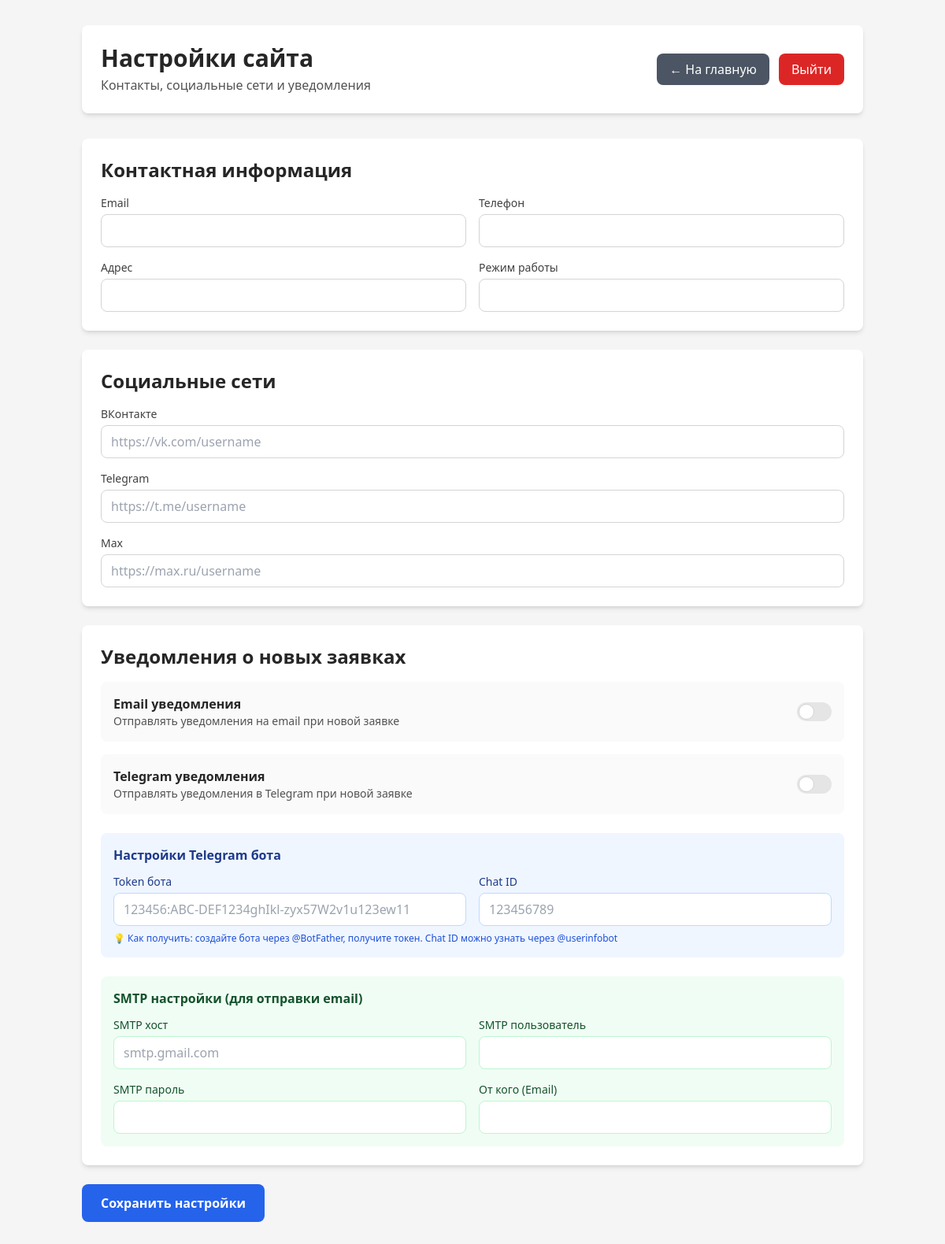
The page /admin/settings.php (signed in) on the database as committed earlier.
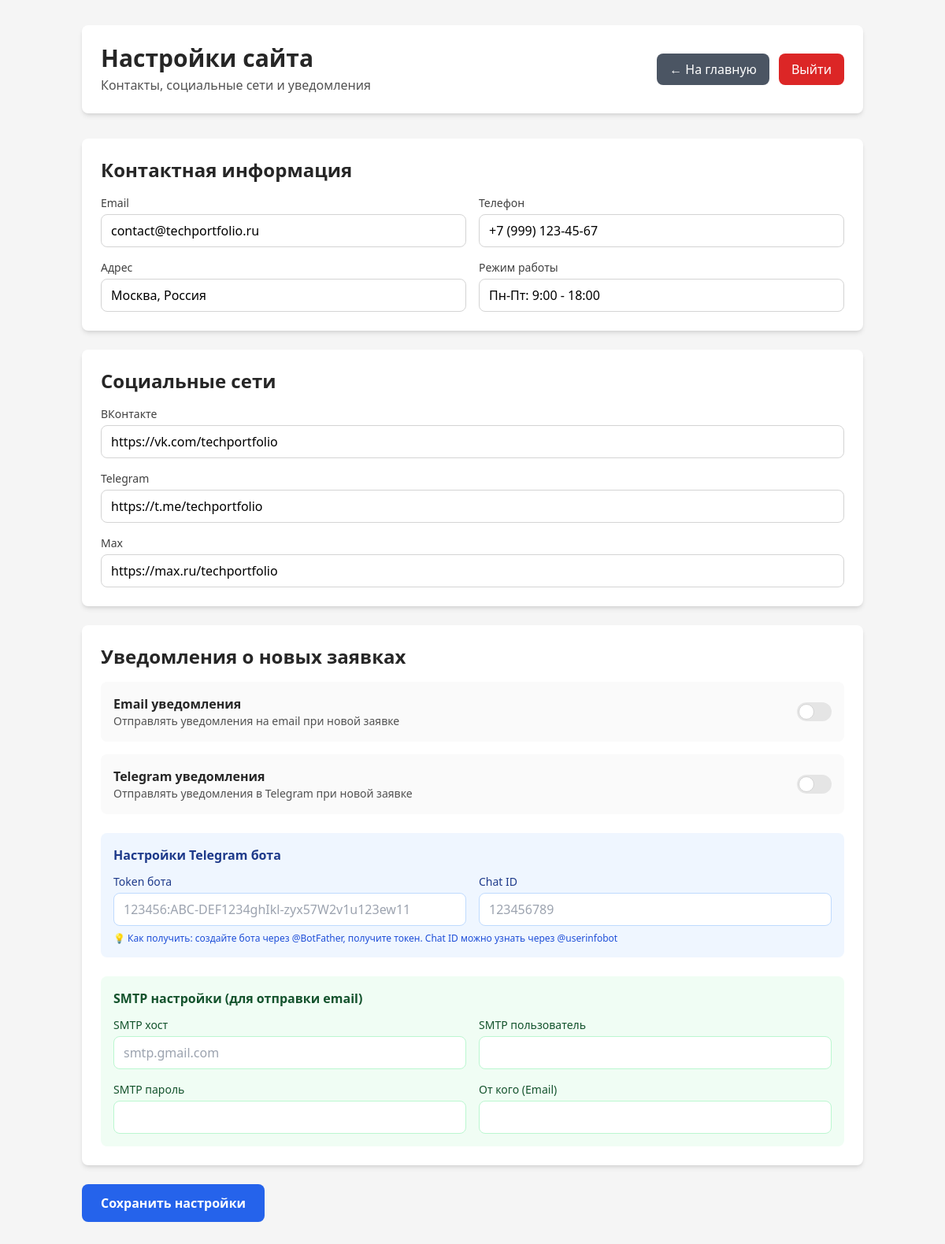
The same page on the database as committed later.
### tables this page shows
CREATE TABLE IF NOT EXISTS site_settings (
    id INT PRIMARY KEY DEFAULT 1,
    email VARCHAR(255),
    phone VARCHAR(50),
    address VARCHAR(255),
    work_hours VARCHAR(100),
    vk_url VARCHAR(255),
    telegram_url VARCHAR(255),
    max_url VARCHAR(255),
    enable_email_notify BOOLEAN DEFAULT FALSE,
    enable_telegram_notify BOOLEAN DEFAULT FALSE,
    telegram_bot_token VARCHAR(255),
    telegram_chat_id VARCHAR(100),
    smtp_host VARCHAR(255),
    smtp_user VARCHAR(255),
    smtp_pass VARCHAR(255),
    smtp_from VARCHAR(255),
    created_at DATETIME DEFAULT CURRENT_TIMESTAMP,
    updated_at DATETIME DEFAULT CURRENT_TIMESTAMP ON UPDATE CURRENT_TIMESTAMP,
    CONSTRAINT chk_settings_id CHECK (id = 1)
);

### admin/settings.php (the view, shortened to what this page needs)
<?php
$config = require __DIR__ . '/../config.php';
$pdo = new PDO(
    "mysql:host={$config['db']['host']};dbname={$config['db']['name']};charset=utf8mb4",
    $config['db']['user'],
    $config['db']['pass']
);
$stmt = $pdo->query("SELECT * FROM site_settings WHERE id=1");
$settings = $stmt->fetch(PDO::FETCH_ASSOC);
if (!$settings) {
    $settings = [
        'email' => '',
        'phone' => '',
        'address' => '',
        'work_hours' => '',
        'vk_url' => '',
        'telegram_url' => '',
        'max_url' => '',
        'enable_email_notify' => 0,
        'enable_telegram_notify' => 0,
        'telegram_bot_token' => '',
        'telegram_chat_id' => '',
        'smtp_host' => '',
        'smtp_user' => '',
        'smtp_pass' => '',
        'smtp_from' => ''
    ];
}
?>
<!DOCTYPE html>
<html lang="ru">
<head>
    <script src="https://cdn.tailwindcss.com"></script>
</head>
<body class="bg-neutral-100 min-h-screen">
    <div class="container mx-auto px-4 py-8">
        <div class="bg-white rounded-lg shadow-md p-6 mb-8">
            <div class="flex justify-between items-center">
                <div>
                    <h1 class="text-3xl font-bold text-neutral-800">Настройки сайта</h1>
                    <p class="text-neutral-600 mt-1">Контакты, социальные сети и уведомления</p>
                </div>
                <div class="flex gap-3">
                    <a href="index.php" class="bg-gray-600 text-white px-4 py-2 rounded-lg hover:bg-gray-700 transition">
                        ← На главную
                    </a>
                    <a href="logout.php" class="bg-red-600 text-white px-4 py-2 rounded-lg hover:bg-red-700 transition">
                        Выйти
                    </a>
                </div>
            </div>
        </div>
        <form method="POST" class="space-y-6">
            <div class="bg-white rounded-lg shadow-md p-6">
                <h2 class="text-2xl font-bold mb-4 text-neutral-800">Контактная информация</h2>
                <div class="grid md:grid-cols-2 gap-4">
                    <div>
                        <label class="block text-sm font-medium text-neutral-700 mb-1">Email</label>
                        <input type="email" name="email" value="<?= htmlspecialchars($settings['email']) ?>"
                               class="w-full px-3 py-2 border border-neutral-300 rounded-lg focus:outline-none focus:ring-2 focus:ring-blue-500">
                    </div>
                    <div>
                        <label class="block text-sm font-medium text-neutral-700 mb-1">Телефон</label>
                        <input type="text" name="phone" value="<?= htmlspecialchars($settings['phone']) ?>"
                               class="w-full px-3 py-2 border border-neutral-300 rounded-lg focus:outline-none focus:ring-2 focus:ring-blue-500">
                    </div>
                    <div>
                        <label class="block text-sm font-medium text-neutral-700 mb-1">Адрес</label>
                        <input type="text" name="address" value="<?= htmlspecialchars($settings['address']) ?>"
                               class="w-full px-3 py-2 border border-neutral-300 rounded-lg focus:outline-none focus:ring-2 focus:ring-blue-500">
                    </div>
                    <div>
                        <label class="block text-sm font-medium text-neutral-700 mb-1">Режим работы</label>
                        <input type="text" name="work_hours" value="<?= htmlspecialchars($settings['work_hours']) ?>"
                               class="w-full px-3 py-2 border border-neutral-300 rounded-lg focus:outline-none focus:ring-2 focus:ring-blue-500">
                    </div>
                </div>
            </div>
            <div class="bg-white rounded-lg shadow-md p-6">
                <h2 class="text-2xl font-bold mb-4 text-neutral-800">Социальные сети</h2>
                <div class="space-y-4">
                    <div>
                        <label class="block text-sm font-medium text-neutral-700 mb-1">ВКонтакте</label>
                        <input type="url" name="vk_url" value="<?= htmlspecialchars($settings['vk_url']) ?>"
                               class="w-full px-3 py-2 border border-neutral-300 rounded-lg focus:outline-none focus:ring-2 focus:ring-blue-500"
                               placeholder="https://vk.com/username">
                    </div>
                    <div>
                        <label class="block text-sm font-medium text-neutral-700 mb-1">Telegram</label>
                        <input type="url" name="telegram_url" value="<?= htmlspecialchars($settings['telegram_url']) ?>"
                               class="w-full px-3 py-2 border border-neutral-300 rounded-lg focus:outline-none focus:ring-2 focus:ring-blue-500"
                               placeholder="https://t.me/username">
                    </div>
                    <div>
                        <label class="block text-sm font-medium text-neutral-700 mb-1">Max</label>
                        <input type="url" name="max_url" value="<?= htmlspecialchars($settings['max_url']) ?>"
                               class="w-full px-3 py-2 border border-neutral-300 rounded-lg focus:outline-none focus:ring-2 focus:ring-blue-500"
                               placeholder="https://max.ru/username">
                    </div>
                </div>
            </div>
            <div class="bg-white rounded-lg shadow-md p-6">
                <h2 class="text-2xl font-bold mb-4 text-neutral-800">Уведомления о новых заявках</h2>
                <div class="space-y-4">
                    <div class="flex items-center justify-between p-4 bg-neutral-50 rounded-lg">
                        <div>
                            <h3 class="font-semibold text-neutral-800">Email уведомления</h3>
                            <p class="text-sm text-neutral-600">Отправлять уведомления на email при новой заявке</p>
                        </div>
                        <label class="relative inline-flex items-center cursor-pointer">
                            <div class="w-11 h-6 bg-neutral-200 peer-focus:outline-none peer-focus:ring-4 peer-focus:ring-blue-300 rounded-full peer peer-checked:after:translate-x-full peer-checked:after:border-white after:content-[''] after:absolute after:top-[2px] after:left-[2px] after:bg-white after:border-neutral-300 after:border after:rounded-full after:h-5 after:w-5 after:transition-all peer-checked:bg-blue-600"></div>
                        </label>
                    </div>
                    <div class="flex items-center justify-between p-4 bg-neutral-50 rounded-lg">
                        <div>
                            <h3 class="font-semibold text-neutral-800">Telegram уведомления</h3>
                            <p class="text-sm text-neutral-600">Отправлять уведомления в Telegram при новой заявке</p>
                        </div>
                        <label class="relative inline-flex items-center cursor-pointer">
                            <div class="w-11 h-6 bg-neutral-200 peer-focus:outline-none peer-focus:ring-4 peer-focus:ring-blue-300 rounded-full peer peer-checked:after:translate-x-full peer-checked:after:border-white after:content-[''] after:absolute after:top-[2px] after:left-[2px] after:bg-white after:border-neutral-300 after:border after:rounded-full after:h-5 after:w-5 after:transition-all peer-checked:bg-blue-600"></div>
                        </label>
                    </div>
                </div>
                <div class="mt-6 p-4 bg-blue-50 rounded-lg">
                    <h3 class="font-semibold text-blue-900 mb-3">Настройки Telegram бота</h3>
                    <div class="grid md:grid-cols-2 gap-4">
                        <div>
                            <label class="block text-sm font-medium text-blue-900 mb-1">Token бота</label>
                            <input type="text" name="telegram_bot_token" value="<?= htmlspecialchars($settings['telegram_bot_token']) ?>"
                                   class="w-full px-3 py-2 border border-blue-200 rounded-lg focus:outline-none focus:ring-2 focus:ring-blue-500"
                                   placeholder="123456:ABC-DEF1234ghIkl-zyx57W2v1u123ew11">
                        </div>
                        <div>
                            <label class="block text-sm font-medium text-blue-900 mb-1">Chat ID</label>
                            <input type="text" name="telegram_chat_id" value="<?= htmlspecialchars($settings['telegram_chat_id']) ?>"
                                   class="w-full px-3 py-2 border border-blue-200 rounded-lg focus:outline-none focus:ring-2 focus:ring-blue-500"
                                   placeholder="123456789">
                        </div>
                    </div>
                    <p class="text-xs text-blue-700 mt-2">
                        💡 Как получить: создайте бота через @BotFather, получите токен.
                        Chat ID можно узнать через @userinfobot
                    </p>
                </div>
                <div class="mt-6 p-4 bg-green-50 rounded-lg">
                    <h3 class="font-semibold text-green-900 mb-3">SMTP настройки (для отправки email)</h3>
                    <div class="grid md:grid-cols-2 gap-4">
                        <div>
                            <label class="block text-sm font-medium text-green-900 mb-1">SMTP хост</label>
                            <input type="text" name="smtp_host" value="<?= htmlspecialchars($settings['smtp_host']) ?>"
                                   class="w-full px-3 py-2 border border-green-200 rounded-lg focus:outline-none focus:ring-2 focus:ring-green-500"
                                   placeholder="smtp.gmail.com">
                        </div>
                        <div>
                            <label class="block text-sm font-medium text-green-900 mb-1">SMTP пользователь</label>
                            <input type="text" name="smtp_user" value="<?= htmlspecialchars($settings['smtp_user']) ?>"
                                   class="w-full px-3 py-2 border border-green-200 rounded-lg focus:outline-none focus:ring-2 focus:ring-green-500">
                        </div>
                        <div>
                            <label class="block text-sm font-medium text-green-900 mb-1">SMTP пароль</label>
                            <input type="password" name="smtp_pass" value="<?= htmlspecialchars($settings['smtp_pass']) ?>"
                                   class="w-full px-3 py-2 border border-green-200 rounded-lg focus:outline-none focus:ring-2 focus:ring-green-500">
                        </div>
                        <div>
                            <label class="block text-sm font-medium text-green-900 mb-1">От кого (Email)</label>
                            <input type="email" name="smtp_from" value="<?= htmlspecialchars($settings['smtp_from']) ?>"
                                   class="w-full px-3 py-2 border border-green-200 rounded-lg focus:outline-none focus:ring-2 focus:ring-green-500">
                        </div>
                    </div>
                </div>
            </div>
            <div class="flex gap-4">
                <button type="submit" class="bg-blue-600 text-white px-6 py-3 rounded-lg font-semibold hover:bg-blue-700 transition">
                    Сохранить настройки
                </button>
            </div>
        </form>
    </div>
</body>
</html>

Rows that differ between the two databases and show on the page:
added site_settings: email "contact@techportfolio.ru", phone "+7 (999) 123-45-67", address "Москва, Россия", work_hours "Пн-Пт: 9:00 - 18:00", vk_url "https://vk.com/techportfolio", telegram_url "https://t.me/techportfolio", max_url "https://max.ru/techportfolio"
